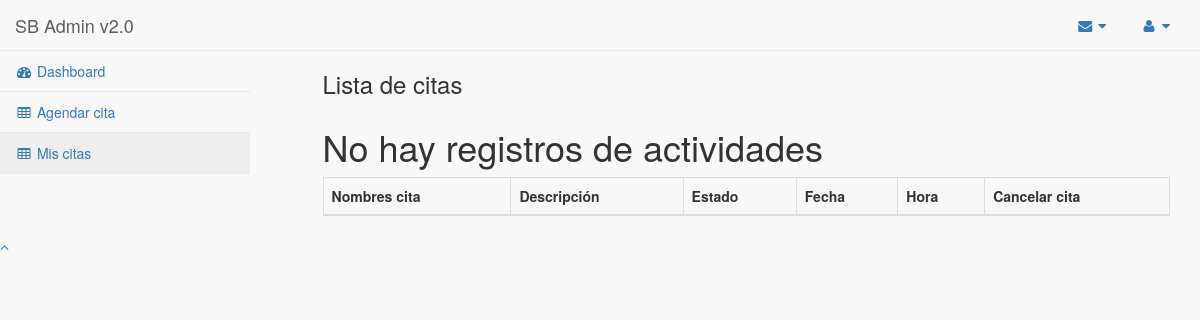
The app's page /appointment/list_pat/ (signed in), older data.
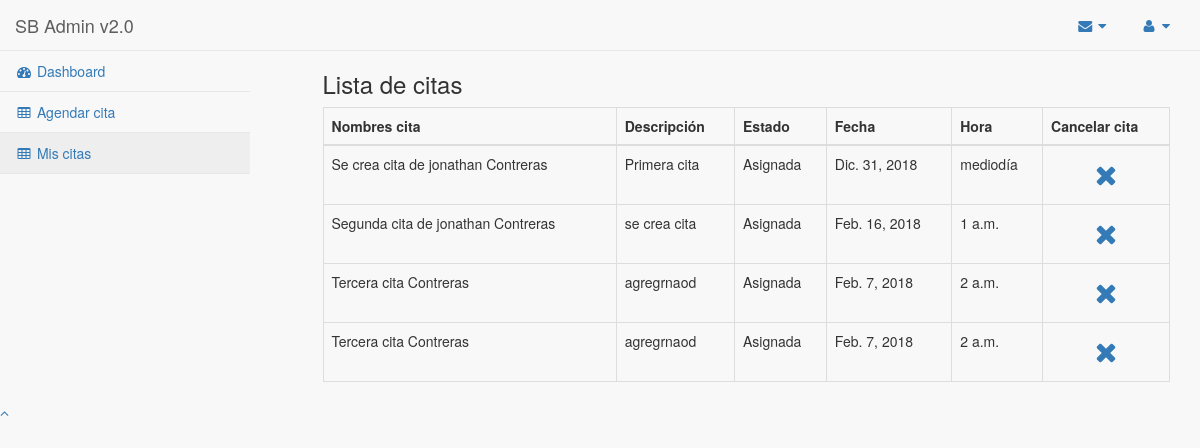
The same page, newer data.
### apps/users/models.py (models this page shows, shortened)
class Appointment(models.Model):
    name = models.CharField(max_length=30)
    descrip = models.TextField(blank=True, null=True)
    state = models.ForeignKey('AppointmentState', blank=True, null=True)
    date = models.DateField(blank=True, null=True)
    time  = models.TimeField(blank=True, null =True)
    medic = models.ForeignKey('Users', blank=True, null=True,related_name='medic')
    patient = models.ForeignKey('Users', blank=True, null=True,related_name='patient')
    first = models.NullBooleanField()

class Users(AbstractUser):
    document = models.CharField(blank=True, null=True,max_length=40)
    born_date = models.DateField(blank=True, null=True)
    phone = models.CharField(max_length=20, blank=True, null=True)
    address = models.CharField(max_length=100, blank=True, null=True)
    city = models.CharField(blank=True, null=True,max_length=30)
    group = models.ForeignKey(Group, null=True)
    class Meta:
        db_table = 'users'

class AppointmentState(models.Model):
    descrip = models.CharField(max_length=30)
    class Meta:
        db_table = 'estado_actividad'
    def __unicode__(self):
        return self.descrip

### apps/appointment/views.py (the view)
class ListAppointmentPatient(ListView):
    model = Appointment
    template_name = 'appointment/list_appointment_patient.html'
    context_object_name = 'ListAppointmentPatient'
    def dispatch(self, *args, **kwargs):
        return super(ListAppointmentPatient, self).dispatch(*args, **kwargs)
    def get_queryset(self):
        queryset = Appointment.objects.filter(patient = self.request.user.id)
        return queryset

### templates/appointment/list_appointment_patient.html (shortened to what this page needs)
{% extends "base/base.html" %}
{% block content %}
<div class = "container">
  <div class = "row">
   <div class="col-md-3"></div>
          <div class = "col-md-9">
            <h3>Lista de citas</h3>
          <div class="table-responsive">
            <table class="table table-bordered table-hover" id="dataTables" width="100%" cellspacing="0">
              <thead>
                <tr>
                  <th >Nombres cita</th>
                  <th >Descripción</th>
                  <th >Estado</th>
                  <th >Fecha</th>
                  <th >Hora</th>
                  <th >Cancelar cita</th>
                </tr>
              </thead>
              <tbody>
              {% if ListAppointmentPatient %}
              {% for appointment in ListAppointmentPatient %}
              <tr  >
                <td>{{ appointment.name }} {{ appointment.patient.last_name }} </td>
                <td>{{ appointment.descrip }}</td>
                <td>{{ appointment.state }}</td>
                <td>{{ appointment.date }}</td>
                <td>{{ appointment.time }}</td>
                <td class="text-center">
                        <a onclick="confirmation('{{ appointment.name }} ',{{ appointment.id }}  );" class="btn">
                            <span class="fa fa-remove fa-2x"></span>
                        </a>
                 </td>
              </tr>
              {% endfor %}
              {% else %}
              <h1>No hay registros de actividades</h1>
              {% endif %}
            </tbody>
            </table>
          </div>
     </div>
     </div>
</div>
{% endblock %}

### templates/base/base.html (shortened to what this page needs)
{% load staticfiles %}
<!DOCTYPE html>
<html lang="es">
<head>
    <link href="{% static "plantilla_admin/vendor/bootstrap/css/bootstrap.min.css" %}" rel="stylesheet">
    <link href="{% static "plantilla_admin/vendor/metisMenu/metisMenu.min.css" %}" rel="stylesheet" type="text/css">
    <link href="{% static "plantilla_admin/dist/css/sb-admin-2.css" %}"  rel="stylesheet">
    <link href="{% static "plantilla_admin/vendor/morrisjs/morris.css" %}"  rel="stylesheet">
    <link href="{% static "plantilla_admin/vendor/font-awesome/css/font-awesome.min.css" %}"  rel="stylesheet">
    <link rel="stylesheet" type="text/css" href="//cdn.datatables.net/1.10.16/css/jquery.dataTables.css">
</head>
<body class="fixed-nav sticky-footer bg-dark" id="page-top">
  {% include "base/menu.html"%}
  <div class="content-wrapper">
    {% block content %}
    {% endblock %}
    <a class="scroll-to-top rounded" href="#page-top">
      <i class="fa fa-angle-up"></i>
    </a>
   </div>
</body>
</html>

### templates/base/menu.html (shortened to what this page needs)
<div id="wrapper">
    <nav class="navbar navbar-default navbar-static-top" role="navigation" style="margin-bottom: 0">
        <div class="navbar-header">
            <a class="navbar-brand" href="index.html">SB Admin v2.0</a>
        </div>
        <ul class="nav navbar-top-links navbar-right">
            <li class="dropdown">
                <a class="dropdown-toggle" data-toggle="dropdown" href="#">
                    <i class="fa fa-envelope fa-fw"></i> <i class="fa fa-caret-down"></i>
                </a>
            </li>
            <li class="dropdown">
                <a class="dropdown-toggle" data-toggle="dropdown" href="#">
                    <i class="fa fa-user fa-fw"></i> <i class="fa fa-caret-down"></i>
                </a>
            </li>
        </ul>
        <div class="navbar-default sidebar" role="navigation">
            <div class="sidebar-nav navbar-collapse">
                <ul class="nav" id="side-menu">
                    <li>
                        <a href="index.html"><i class="fa fa-dashboard fa-fw"></i> Dashboard</a>
                    </li>
                    {% if user.group.name == "patient" %}
                    <li>
                        <a href="{% url 'new_appointment' user.id  %}"><i class="fa fa-table fa-fw"></i> Agendar cita</a>
                    </li>
                    {% endif %}
                    {% if user.group.name == "patient" %}
                    <li>
                        <a href="{% url 'list_appointment_patient'  %}"><i class="fa fa-table fa-fw"></i> Mis citas</a>
                    </li>
                    {% endif %}
                </ul>
            </div>
        </div>
    </nav>

Row changes from the older to the newer data that the page shows:
added Appointment: name "Se crea cita de jonathan", patient.last_name "Contreras", descrip "Primera cita", state "Asignada", date "Dic. 31, 2018", time "mediodía"
added Appointment: name "Segunda cita de jonathan", patient.last_name "Contreras", descrip "se crea cita", state "Asignada", date "Feb. 16, 2018", time "1 a.m."
added Appointment: name "Tercera cita", patient.last_name "Contreras", descrip "agregrnaod", state "Asignada", date "Feb. 7, 2018", time "2 a.m."
added Appointment: name "Tercera cita", patient.last_name "Contreras", descrip "agregrnaod", state "Asignada", date "Feb. 7, 2018", time "2 a.m."
Text that changed along with them:
text no longer shown: "No hay registros de actividades"
